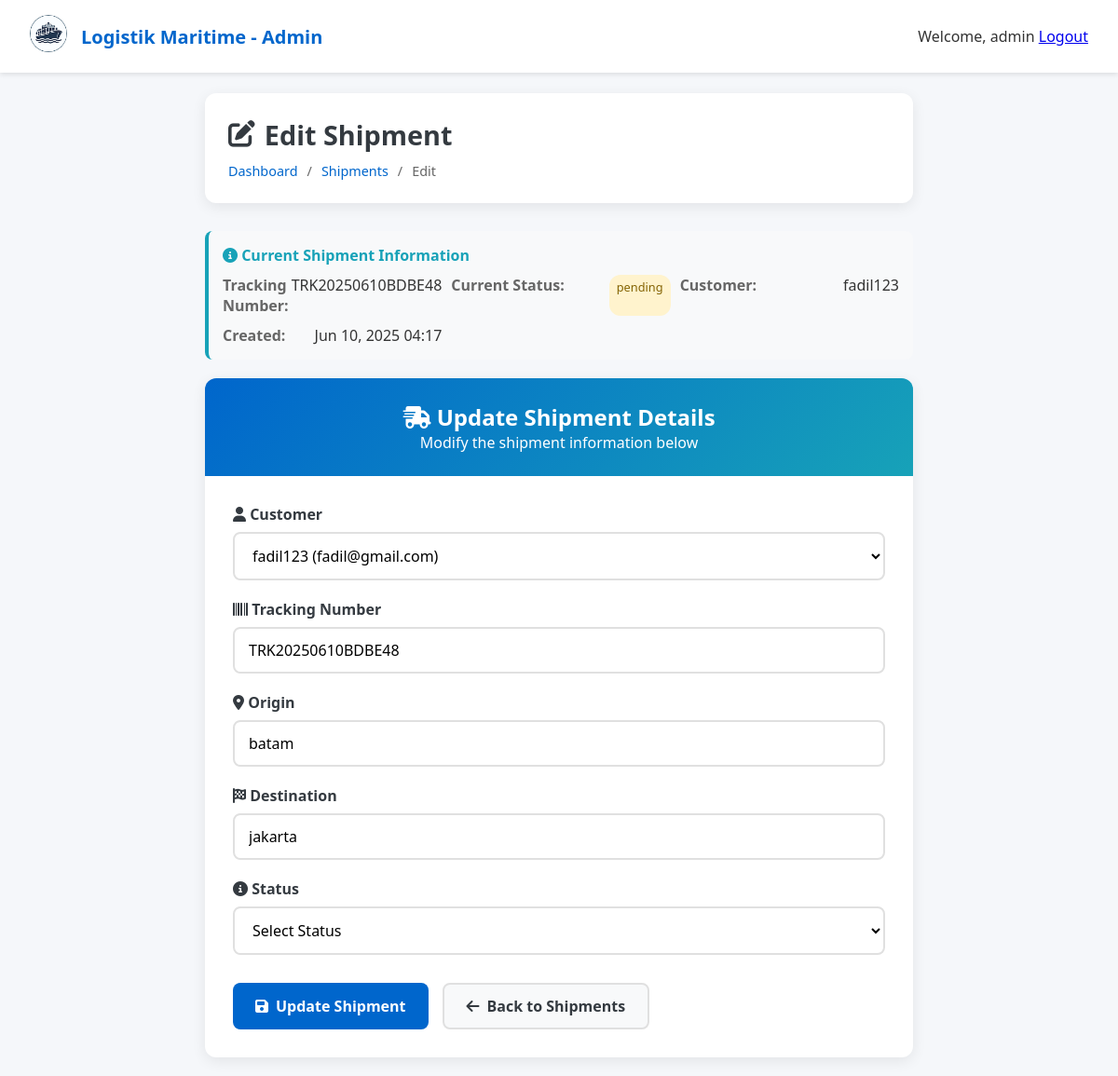
/admin/edit-shipment.php?id=15 (signed in), run on the app's committed database.
### tables this page shows
CREATE TABLE `shipments` (
  `id` int(11) NOT NULL,
  `tracking_number` varchar(50) NOT NULL,
  `user_id` int(11) NOT NULL,
  `sender_name` varchar(100) NOT NULL,
  `sender_address` text NOT NULL,
  `sender_phone` varchar(20) NOT NULL,
  `receiver_name` varchar(100) NOT NULL,
  `receiver_address` text NOT NULL,
  `receiver_phone` varchar(20) NOT NULL,
  `package_type` varchar(50) NOT NULL,
  `weight` decimal(10,2) NOT NULL,
  `dimensions` varchar(50) NOT NULL,
  `status` enum('pending','in_transit','delivered','cancelled') DEFAULT 'pending',
  `estimated_delivery` date DEFAULT NULL,
  `actual_delivery` date DEFAULT NULL,
  `notes` text DEFAULT NULL,
  `created_at` timestamp NULL DEFAULT current_timestamp(),
  `updated_at` timestamp NULL DEFAULT current_timestamp() ON UPDATE current_timestamp()
);

CREATE TABLE `users` (
  `id` int(11) NOT NULL,
  `username` varchar(50) NOT NULL,
  `password` varchar(255) NOT NULL,
  `email` varchar(100) NOT NULL,
  `full_name` varchar(100) NOT NULL,
  `role` enum('admin','user') DEFAULT 'user',
  `status` enum('active','inactive') DEFAULT 'active',
  `created_at` timestamp NULL DEFAULT current_timestamp(),
  `updated_at` timestamp NULL DEFAULT current_timestamp() ON UPDATE current_timestamp()
);

### config/session.php (called while the page is built, shortened)
<?php
class Session
{
    private static $instance = null;
    public static function getInstance()
    {
        if (self::$instance === null) {
            self::$instance = new self();
        }
        return self::$instance;
    }
    public function isLoggedIn()
    {
        return isset($_SESSION['user_id']);
    }
}
function is_logged_in()
{
    return Session::getInstance()->isLoggedIn();
}
function getUserData()
{
    if (is_logged_in()) {
        return $_SESSION['user_data'];
    }
    return null;
}

### admin/edit-shipment.php (the view, shortened to what this page needs)
<?php
require_once '../config/session.php';
$pdo = Database::getInstance()->getConnection();
$user = getUserData();
$shipment_id = $_GET['id'] ?? null;
$stmt = $pdo->prepare("
    SELECT s.*, u.username as user_name, u.email as user_email
    FROM shipments s
    LEFT JOIN users u ON s.user_id = u.id
    WHERE s.id = ?
");
$stmt->execute([$shipment_id]);
$shipment = $stmt->fetch();
$stmt = $pdo->prepare("SELECT id, username, email FROM users WHERE role = 'user' ORDER BY username");
$stmt->execute();
$users = $stmt->fetchAll();
?>
<!DOCTYPE html>
<html lang="id">
<head>
    <link rel="stylesheet" href="https://cdnjs.cloudflare.com/ajax/libs/font-awesome/6.4.0/css/all.min.css">
</head>
<body>
    <header class="header">
        <div class="nav-container">
            <div class="logo">
                <div class="logo-icon">
                    <img src="../logistikmaritim/image/logo.png" alt="logo" />
                </div>
                <span>Logistik Maritime - Admin</span>
            </div>
            <div class="auth-buttons">
                <div class="user-menu">
                    <span>Welcome, <?php echo htmlspecialchars($user['username']); ?></span>
                    <a href="../login/logout.php" class="btn-logout">Logout</a>
                </div>
            </div>
        </div>
    </header>
    <div class="container">
        <div class="page-header">
            <h1 class="page-title">
                <i class="fas fa-edit"></i>
                Edit Shipment
            </h1>
            <div class="breadcrumb">
                <a href="dashboard.php">Dashboard</a>
                <span>/</span>
                <a href="dashboard.php?view=shipments">Shipments</a>
                <span>/</span>
                <span>Edit</span>
            </div>
        </div>
        <div class="current-info">
            <h4><i class="fas fa-info-circle"></i> Current Shipment Information</h4>
            <div class="info-grid">
                <div class="info-item">
                    <span class="info-label">Tracking Number:</span>
                    <span><?php echo htmlspecialchars($shipment['tracking_number']); ?></span>
                </div>
                <div class="info-item">
                    <span class="info-label">Current Status:</span>
                    <span class="status-badge status-<?php echo strtolower($shipment['status']); ?>">
                        <?php echo htmlspecialchars($shipment['status']); ?>
                    </span>
                </div>
                <div class="info-item">
                    <span class="info-label">Customer:</span>
                    <span><?php echo htmlspecialchars($shipment['user_name']); ?></span>
                </div>
                <div class="info-item">
                    <span class="info-label">Created:</span>
                    <span><?php echo date('M j, Y H:i', strtotime($shipment['created_at'])); ?></span>
                </div>
            </div>
        </div>
        <div class="form-container">
            <div class="form-header">
                <h2><i class="fas fa-shipping-fast"></i> Update Shipment Details</h2>
                <p>Modify the shipment information below</p>
            </div>
            <div class="form-content">
                <form action="" method="POST">
                    <div class="form-group">
                        <label for="user_id" class="form-label">
                            <i class="fas fa-user"></i> Customer
                        </label>
                        <select id="user_id" name="user_id" class="form-control" required>
                            <?php foreach ($users as $u): ?>
                                <option value="<?php echo $u['id']; ?>" <?php echo $u['id'] == $shipment['user_id'] ? 'selected' : ''; ?>>
                                    <?php echo htmlspecialchars($u['username'] . ' (' . $u['email'] . ')'); ?>
                                </option>
                            <?php endforeach; ?>
                        </select>
                    </div>
                    <div class="form-group">
                        <label for="tracking_number" class="form-label">
                            <i class="fas fa-barcode"></i> Tracking Number
                        </label>
                        <input type="text" id="tracking_number" name="tracking_number" class="form-control"
                               value="<?php echo htmlspecialchars($shipment['tracking_number']); ?>" required>
                    </div>
                    <div class="form-group">
                        <label for="sender_address" class="form-label">
                            <i class="fas fa-map-marker-alt"></i> Origin
                        </label>
                        <input type="text" id="sender_address" name="sender_address" class="form-control"
                               value="<?php echo htmlspecialchars($shipment['sender_address']); ?>" required>
                    </div>
                    <div class="form-group">
                        <label for="receiver_address" class="form-label">
                            <i class="fas fa-flag-checkered"></i> Destination
                        </label>
                        <input type="text" id="receiver_address" name="receiver_address" class="form-control"
                               value="<?php echo htmlspecialchars($shipment['receiver_address']); ?>" required>
                    </div>
                    <div class="form-group">
                        <label for="status" class="form-label">
                            <i class="fas fa-info-circle"></i> Status
                        </label>
                        <select id="status" name="status" class="form-control" required>
                            <option value="">Select Status</option>
                        </select>
                    </div>
                    <div class="btn-group">
                        <button type="submit" class="btn btn-primary">
                            <i class="fas fa-save"></i> Update Shipment
                        </button>
                        <a href="dashboard.php?view=shipments" class="btn btn-secondary">
                            <i class="fas fa-arrow-left"></i> Back to Shipments
                        </a>
                    </div>
                </form>
            </div>
        </div>
    </div>
</body>
</html>

### admin/edit-shipment.php (style rules this page uses)
:root { --primary-color: #0066cc; --secondary-color: #f8f9fa; --success-color: #28a745; --warning-color: #ffc107; --danger-color: #dc3545; --info-color: #17a2b8; --dark-color: #343a40; }
* { margin: 0; padding: 0; box-sizing: border-box; font-family: 'Segoe UI', Tahoma, Geneva, Verdana, sans-serif; }
body { background-color: #f5f7fa; color: #333; padding-top: 80px; }
.header { background: white; padding: 1rem 0; box-shadow: 0 2px 5px rgba(0,0,0,0.1); position: fixed; width: 100%; top: 0; z-index: 1000; }
.nav-container { max-width: 1200px; margin: 0 auto; display: flex; justify-content: space-between; align-items: center; padding: 0 2rem; }
.logo { display: flex; align-items: center; gap: 15px; font-weight: bold; color: var(--primary-color); font-size: 1.25rem; }
.logo-icon img { width: 40px; height: 40px; border-radius: 50%; }
.container { max-width: 800px; margin: 0 auto; padding: 20px; }
.page-header { background: white; padding: 25px; border-radius: 12px; box-shadow: 0 4px 15px rgba(0, 0, 0, 0.08); margin-bottom: 30px; }
.page-title { font-size: 1.8rem; font-weight: bold; color: var(--dark-color); margin-bottom: 10px; display: flex; align-items: center; gap: 10px; }
.breadcrumb { display: flex; align-items: center; gap: 10px; color: #666; font-size: 0.9rem; }
.breadcrumb a { color: var(--primary-color); text-decoration: none; }
.form-container { background: white; border-radius: 12px; box-shadow: 0 4px 15px rgba(0, 0, 0, 0.08); overflow: hidden; }
.form-header { background: linear-gradient(135deg, var(--primary-color), var(--info-color)); color: white; padding: 25px; text-align: center; }
.form-content { padding: 30px; }
.form-group { margin-bottom: 20px; }
.form-label { display: block; margin-bottom: 8px; font-weight: 600; color: var(--dark-color); }
.form-control { width: 100%; padding: 12px 15px; border: 2px solid #e0e0e0; border-radius: 8px; font-size: 1rem; transition: all 0.3s; background-color: #fff; }
select.form-control { cursor: pointer; }
.btn { padding: 12px 24px; border: none; border-radius: 8px; cursor: pointer; font-size: 1rem; font-weight: 600; transition: all 0.3s; display: inline-flex; align-items: center; gap: 8px; text-decoration: none; }
.btn-primary { background-color: var(--primary-color); color: white; }
.btn-secondary { background-color: var(--secondary-color); color: var(--dark-color); border: 2px solid #e0e0e0; }
.btn-group { display: flex; gap: 15px; margin-top: 30px; }
.current-info { background: #f8f9fa; padding: 15px; border-radius: 8px; margin-bottom: 20px; border-left: 4px solid var(--info-color); }
.current-info h4 { color: var(--info-color); margin-bottom: 10px; }
.info-grid { display: grid; grid-template-columns: repeat(auto-fit, minmax(200px, 1fr)); gap: 10px; }
.info-item { display: flex; justify-content: space-between; }
.info-label { font-weight: 600; color: #666; }
.status-badge { padding: 4px 8px; border-radius: 12px; font-size: 0.8rem; font-weight: 500; }
.status-pending { background: #fff3cd; color: #856404; }

### data on the page
shipments: tracking_number "TRK20250610BDBE48", status "pending", user.username "fadil123", created_at "Jun 10, 2025 04:17", user_id "fadil123 (fadil@gmail.com)", sender_address "batam", receiver_address "jakarta"

### other printed values
$user['username'] "admin"
